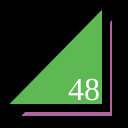
Frame 1 (no input)
Frame 60 (no input): identical to frame 1, image omitted
Frame 120 (the mouse pressed at the canvas centre since frame 60): identical to frame 1, image omitted

The p5.js sketch that drew this single still picture (run headless with seeded random() and noise() and a simulated clock; from frame 60 on, the mouse is pressed at the canvas centre):

// p5.js sketch
// ── sketch.js
function setup() {
  createCanvas(128,128);
}

function draw() {
  background(0);
  strokeWeight(8);
  fill(178, 100, 162);
  triangle(12,120,116,120,116,10);
  fill(94, 185, 84);
  triangle(0,108,106,108,106,0);
  fill(255);
  textSize(32);
  textFont("serif");
  text("48", 68, 100);
}
